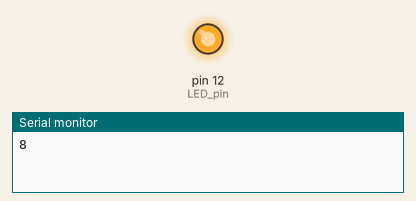
Recording of a sketch running on a simulated Arduino Uno, built with avr-gcc and run on an emulated ATmega328P. Parts: output pins drawn as LEDs (lit = HIGH), the last lines printed to the serial monitor. Random numbers use the default seed unless the sketch sets one.

Above: at 0.1 s.
At 124.1 s:
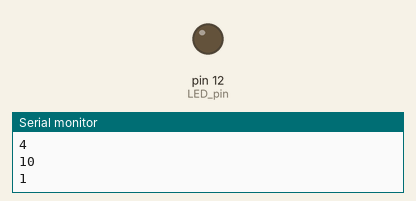
Timing chart, 0 to 126.5 s (numbered marks = the images above):
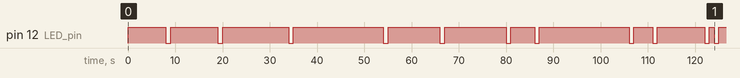

The sketch:

_14-1.ino
```cpp
/*
    District P
    아두이노 코딩#14-1
    랜덤한 간격으로 점멸되는 LED 코드
*/

int LED_pin = 12;

void setup() {
    pinMode(LED_pin, OUTPUT);
    Serial.begin(9600);
}

void loop() {
    // 점멸시간을 1-20사이의 임의의 값으로 설정
    int blink_time = random(1, 21);
    Serial.println(blink_time);
    digitalWrite(LED_pin, HIGH);
    delay(blink_time * 1000);
    digitalWrite(LED_pin, LOW);
    delay(1000);
}
```

Measured:
- by itself, pin 12 (LED_pin): LOW → HIGH at 0.00 s, → LOW 8.0 s later, → HIGH 1.0 s later, → LOW 10.0 s later, … (23 changes in this stretch)
